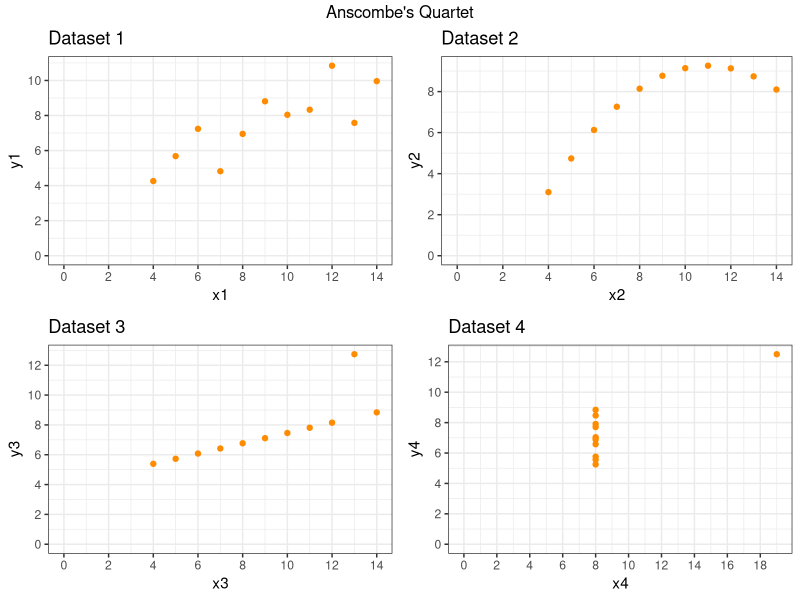

Reproduce this figure in R.
## ---- chunk 1
4+6
## ---- chunk 2
x<-6
y<-4
z<-x+y
## ---- chunk 3
z
## ---- chunk 4
ls()
## ---- chunk 5
sqrt(16)
## ---- chunk 6
rm(x,y)
## ---- chunk 7
z<-c(5,9,1,0)
## ---- chunk 8
x<-c(5,9)
y<-c(1,0)
z<-c(x,y)
## ---- chunk 9
x<-1:10
## ---- chunk 10
seq(1,9,by=2)
seq(8,20,length=6)
## ---- chunk 11
seq(8,20,length=6)
x<-seq(1,10)
x
## ---- chunk 12
rep(0,100)
rep(1:3,6)
rep(1:3,c(6,6,6))
## ---- chunk 13
rep(1:3,rep(6,3))
## ---- chunk 14
x<-c(6,8,9)
y<-c(1,2,4)
x+y
## ---- chunk 15
x*y
## ---- chunk 16
x<-c(6,8,9)
x+2
## ---- chunk 17
a <- c(3.8,4,3.1,2.1,12.6,17,8.43,11,2,3,9,5,3,0.5)

mean(a)
## ---- chunk 18
b <- c(3.8,4,3.1,2.1,12.6,17,8.43,11,2,3,9,5,3,0.5)

median(b)
## ---- chunk 19
d <- c(3.8,4,3.1,2.1,12.6,17,8.43,11,2,3,9,5,3,0.5)

sd(d)
## ---- chunk 20
library(fBasics)
library(ggplot2)
library(grid)
library(gridExtra)
library(datasets)
datasets::anscombe
## ---- chunk 21

fBasics::basicStats(anscombe)
## ---- chunk 22
p1 <- ggplot(anscombe) +
  geom_point(aes(x1, y1), color = "darkorange", size = 1.5) +
  scale_x_continuous(breaks = seq(0,20,2)) +
  scale_y_continuous(breaks = seq(0,12,2)) +
  expand_limits(x = 0, y = 0) +
  labs(x = "x1", y = "y1",
       title = "Dataset 1" ) +
  theme_bw()

p2 <- ggplot(anscombe) +
  geom_point(aes(x2, y2), color = "darkorange", size = 1.5) +
  scale_x_continuous(breaks = seq(0,20,2)) +
  scale_y_continuous(breaks = seq(0,12,2)) +
  expand_limits(x = 0, y = 0) +
  labs(x = "x2", y = "y2",
       title = "Dataset 2" ) +
  theme_bw()

p3 <- ggplot(anscombe) +
  geom_point(aes(x3, y3), color = "darkorange", size = 1.5) +
  scale_x_continuous(breaks = seq(0,20,2)) +
  scale_y_continuous(breaks = seq(0,12,2)) +
  expand_limits(x = 0, y = 0) +
  labs(x = "x3", y = "y3",
       title = "Dataset 3" ) +
  theme_bw()

p4 <- ggplot(anscombe) +
  geom_point(aes(x4, y4), color = "darkorange", size = 1.5) +
  scale_x_continuous(breaks = seq(0,20,2)) +
  scale_y_continuous(breaks = seq(0,12,2)) +
  expand_limits(x = 0, y = 0) +
  labs(x = "x4", y = "y4",
       title = "Dataset 4" ) +
  theme_bw()
## ---- chunk 23
grid.arrange(grobs = list(p1, p2, p3, p4), 
             ncol = 2, 
             top = "Anscombe's Quartet")
## ---- chunk 24
x<-c(4,2,6)
y<-c(1,0,-1)
